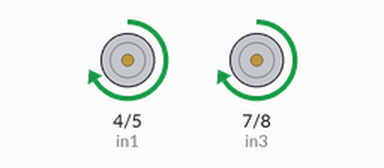
Bench run of a sketch on a simulated Arduino Uno, built with avr-gcc and run on an emulated ATmega328P. On the bench: motor-driver pin pairs drawn as motors (green arrow = first pin HIGH = forward, orange = second pin HIGH = backward, longer = more drive, scaled by the enable pin).

Above: at 1.0 s.
At 3.0 s:
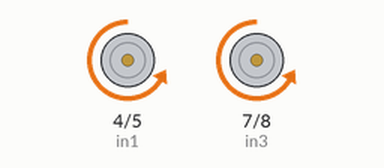
At 4.5 s:
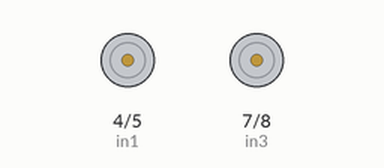
Timing chart, 0 to 6.5 s (numbered marks = the images above):
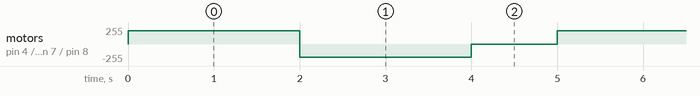

The sketch:

test_motor_ctrl.ino
```cpp
/*
#define IN1 4
#define IN2 5
#define IN3 7
#define IN4 8
#define ENA 6
#define ENB 9
#define MTR_L 0
#define MTR_R 1
*/
// motor one
int enA = 6;
int in1 = 4;
int in2 = 5;
// motor two
int enB = 9;
int in3 = 7;
int in4 = 8;

void setup()
{
  // set all the motor control pins to outputs
  pinMode(enA, OUTPUT);
  pinMode(enB, OUTPUT);
  pinMode(in1, OUTPUT);
  pinMode(in2, OUTPUT);
  pinMode(in3, OUTPUT);
  pinMode(in4, OUTPUT);
}
void move_motor(boolean motor, int motor_speed, int motor_direction)
{

}

void demoOne()
{
  // this function will run the motors in both directions at a fixed speed
  // turn on motor A
  digitalWrite(in1, HIGH);
  digitalWrite(in2, LOW);
  // set speed to 200 out of possible range 0~255
  analogWrite(enA, 200);
  // turn on motor B
  digitalWrite(in3, HIGH);
  digitalWrite(in4, LOW);
  // set speed to 200 out of possible range 0~255
  analogWrite(enB, 200);
  delay(2000);
  // now change motor directions
  digitalWrite(in1, LOW);
  digitalWrite(in2, HIGH);
  digitalWrite(in3, LOW);
  digitalWrite(in4, HIGH);
  delay(2000);
  // now turn off motors
  digitalWrite(in1, LOW);
  digitalWrite(in2, LOW);
  digitalWrite(in3, LOW);
  digitalWrite(in4, LOW);
}

void loop() {
  // put your main code here, to run repeatedly:
  demoOne();
  delay(1000);
}
```

Measured:
- by itself, motor on pin 4 (in1) / pin 5 (in2), motor on pin 7 (in3) / pin 8 (in4): repeats every 5.0 s: backward 200/255 2.0 s, stopped 1.0 s, forward 200/255 2.0 s
